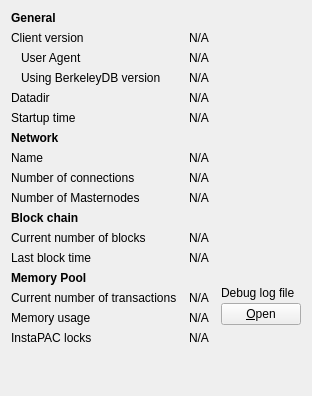
     <widget class="QWidget" name="tab_info">
      <attribute name="title">
       <string>&amp;Information</string>
      </attribute>
      <layout class="QGridLayout" name="gridLayout" columnstretch="0,1,0">
       <property name="horizontalSpacing">
        <number>12</number>
       </property>
       <item row="0" column="0">
        <widget class="QLabel" name="label_9">
         <property name="font">
          <font>
           <weight>75</weight>
           <bold>true</bold>
          </font>
         </property>
         <property name="text">
          <string>General</string>
         </property>
        </widget>
       </item>
       <item row="1" column="0">
        <widget class="QLabel" name="label_6">
         <property name="text">
          <string>Client version</string>
         </property>
        </widget>
       </item>
       <item row="1" column="1" colspan="2">
        <widget class="QLabel" name="clientVersion">
         <property name="cursor">
          <cursorShape>IBeamCursor</cursorShape>
         </property>
         <property name="text">
          <string>N/A</string>
         </property>
         <property name="textFormat">
          <enum>Qt::PlainText</enum>
         </property>
         <property name="textInteractionFlags">
          <set>Qt::LinksAccessibleByMouse|Qt::TextSelectableByKeyboard|Qt::TextSelectableByMouse</set>
         </property>
        </widget>
       </item>
       <item row="2" column="0">
        <widget class="QLabel" name="labelClientUserAgent">
         <property name="text">
          <string>User Agent</string>
         </property>
         <property name="indent">
          <number>10</number>
         </property>
        </widget>
       </item>
       <item row="2" column="1" colspan="2">
        <widget class="QLabel" name="clientUserAgent">
         <property name="cursor">
          <cursorShape>IBeamCursor</cursorShape>
         </property>
         <property name="text">
          <string>N/A</string>
         </property>
         <property name="textFormat">
          <enum>Qt::PlainText</enum>
         </property>
         <property name="textInteractionFlags">
          <set>Qt::LinksAccessibleByMouse|Qt::TextSelectableByKeyboard|Qt::TextSelectableByMouse</set>
         </property>
        </widget>
       </item>
       <item row="3" column="0">
        <widget class="QLabel" name="label_berkeleyDBVersion">
         <property name="text">
          <string>Using BerkeleyDB version</string>
         </property>
         <property name="indent">
          <number>10</number>
         </property>
        </widget>
       </item>
       <item row="3" column="1" colspan="2">
        <widget class="QLabel" name="berkeleyDBVersion">
         <property name="cursor">
          <cursorShape>IBeamCursor</cursorShape>
         </property>
         <property name="text">
          <string>N/A</string>
         </property>
         <property name="textFormat">
          <enum>Qt::PlainText</enum>
         </property>
         <property name="textInteractionFlags">
          <set>Qt::LinksAccessibleByMouse|Qt::TextSelectableByKeyboard|Qt::TextSelectableByMouse</set>
         </property>
        </widget>
       </item>
       <item row="4" column="0">
        <widget class="QLabel" name="label_12">
         <property name="text">
          <string>Datadir</string>
         </property>
        </widget>
       </item>
       <item row="4" column="1" colspan="2">
        <widget class="QLabel" name="dataDir">
         <property name="cursor">
          <cursorShape>IBeamCursor</cursorShape>
         </property>
         <property name="text">
          <string>N/A</string>
         </property>
         <property name="textFormat">
          <enum>Qt::PlainText</enum>
         </property>
         <property name="wordWrap">
          <bool>true</bool>
         </property>
         <property name="textInteractionFlags">
          <set>Qt::LinksAccessibleByMouse|Qt::TextSelectableByKeyboard|Qt::TextSelectableByMouse</set>
         </property>
        </widget>
       </item>
       <item row="5" column="0">
        <widget class="QLabel" name="label_13">
         <property name="text">
          <string>Startup time</string>
         </property>
        </widget>
       </item>
       <item row="5" column="1" colspan="2">
        <widget class="QLabel" name="startupTime">
         <property name="cursor">
          <cursorShape>IBeamCursor</cursorShape>
         </property>
         <property name="text">
          <string>N/A</string>
         </property>
         <property name="textFormat">
          <enum>Qt::PlainText</enum>
         </property>
         <property name="textInteractionFlags">
          <set>Qt::LinksAccessibleByMouse|Qt::TextSelectableByKeyboard|Qt::TextSelectableByMouse</set>
         </property>
        </widget>
       </item>
       <item row="6" column="0">
           <widget class="QLabel" name="labelNetwork">
               <property name="font">
                   <font>
                       <weight>75</weight>
                       <bold>true</bold>
                   </font>
               </property>
               <property name="text">
                   <string>Network</string>
               </property>
           </widget>
       </item>
       <item row="7" column="0">
        <widget class="QLabel" name="label_8">
         <property name="text">
          <string>Name</string>
         </property>
        </widget>
       </item>
       <item row="7" column="1" colspan="2">
        <widget class="QLabel" name="networkName">
         <property name="cursor">
          <cursorShape>IBeamCursor</cursorShape>
         </property>
         <property name="text">
          <string>N/A</string>
         </property>
         <property name="textFormat">
          <enum>Qt::PlainText</enum>
         </property>
         <property name="textInteractionFlags">
          <set>Qt::LinksAccessibleByMouse|Qt::TextSelectableByKeyboard|Qt::TextSelectableByMouse</set>
         </property>
        </widget>
       </item>
       <item row="8" column="0">
        <widget class="QLabel" name="label_7">
         <property name="text">
          <string>Number of connections</string>
         </property>
        </widget>
       </item>
       <item row="8" column="1" colspan="2">
        <widget class="QLabel" name="numberOfConnections">
         <property name="cursor">
          <cursorShape>IBeamCursor</cursorShape>
         </property>
         <property name="text">
          <string>N/A</string>
         </property>
         <property name="textFormat">
          <enum>Qt::PlainText</enum>
         </property>
         <property name="textInteractionFlags">
          <set>Qt::LinksAccessibleByMouse|Qt::TextSelectableByKeyboard|Qt::TextSelectableByMouse</set>
         </property>
        </widget>
       </item>
       <item row="9" column="0">
        <widget class="QLabel" name="masternodeCountLabel">
         <property name="text">
          <string>Number of Masternodes</string>
         </property>
        </widget>
       </item>
       <item row="9" column="1">
        <widget class="QLabel" name="masternodeCount">
         <property name="cursor">
          <cursorShape>IBeamCursor</cursorShape>
         </property>
         <property name="text">
          <string>N/A</string>
         </property>
         <property name="textFormat">
          <enum>Qt::PlainText</enum>
         </property>
         <property name="textInteractionFlags">
          <set>Qt::LinksAccessibleByMouse|Qt::TextSelectableByKeyboard|Qt::TextSelectableByMouse</set>
         </property>
        </widget>
       </item>
       <item row="10" column="0">
        <widget class="QLabel" name="label_10">
         <property name="font">
          <font>
           <weight>75</weight>
           <bold>true</bold>
          </font>
         </property>
         <property name="text">
          <string>Block chain</string>
         </property>
        </widget>
       </item>
       <item row="11" column="0">
        <widget class="QLabel" name="label_3">
         <property name="text">
          <string>Current number of blocks</string>
         </property>
        </widget>
       </item>
       <item row="11" column="1" colspan="2">
        <widget class="QLabel" name="numberOfBlocks">
         <property name="cursor">
          <cursorShape>IBeamCursor</cursorShape>
         </property>
         <property name="text">
          <string>N/A</string>
         </property>
         <property name="textFormat">
          <enum>Qt::PlainText</enum>
         </property>
         <property name="textInteractionFlags">
          <set>Qt::LinksAccessibleByMouse|Qt::TextSelectableByKeyboard|Qt::TextSelectableByMouse</set>
         </property>
        </widget>
       </item>
       <item row="12" column="0">
        <widget class="QLabel" name="labelLastBlockTime">
         <property name="text">
          <string>Last block time</string>
         </property>
        </widget>
       </item>
       <item row="12" column="1" colspan="2">
        <widget class="QLabel" name="lastBlockTime">
         <property name="cursor">
          <cursorShape>IBeamCursor</cursorShape>
         </property>
         <property name="text">
          <string>N/A</string>
         </property>
         <property name="textFormat">
          <enum>Qt::PlainText</enum>
         </property>
         <property name="textInteractionFlags">
          <set>Qt::LinksAccessibleByMouse|Qt::TextSelectableByKeyboard|Qt::TextSelectableByMouse</set>
         </property>
        </widget>
       </item>
       <item row="13" column="0">
        <widget class="QLabel" name="labelMempoolTitle">
         <property name="font">
          <font>
           <weight>75</weight>
           <bold>true</bold>
          </font>
         </property>
         <property name="text">
          <string>Memory Pool</string>
         </property>
        </widget>
       </item>
       <item row="14" column="0">
        <widget class="QLabel" name="labelNumberOfTransactions">
         <property name="text">
          <string>Current number of transactions</string>
         </property>
        </widget>
       </item>
       <item row="14" column="1">
        <widget class="QLabel" name="mempoolNumberTxs">
         <property name="cursor">
          <cursorShape>IBeamCursor</cursorShape>
         </property>
         <property name="text">
          <string>N/A</string>
         </property>
         <property name="textFormat">
          <enum>Qt::PlainText</enum>
         </property>
         <property name="textInteractionFlags">
          <set>Qt::LinksAccessibleByMouse|Qt::TextSelectableByKeyboard|Qt::TextSelectableByMouse</set>
         </property>
        </widget>
       </item>
       <item row="15" column="0">
        <widget class="QLabel" name="labelMemoryUsage">
         <property name="text">
          <string>Memory usage</string>
         </property>
        </widget>
       </item>
       <item row="15" column="1">
        <widget class="QLabel" name="mempoolSize">
         <property name="cursor">
          <cursorShape>IBeamCursor</cursorShape>
         </property>
         <property name="text">
          <string>N/A</string>
         </property>
         <property name="textFormat">
          <enum>Qt::PlainText</enum>
         </property>
         <property name="textInteractionFlags">
          <set>Qt::LinksAccessibleByMouse|Qt::TextSelectableByKeyboard|Qt::TextSelectableByMouse</set>
         </property>
        </widget>
       </item>
       <item row="13" column="2" rowspan="3">
        <layout class="QVBoxLayout" name="verticalLayoutDebugButton">
         <property name="spacing">
          <number>3</number>
         </property>
         <item>
          <spacer name="verticalSpacer_2">
           <property name="orientation">
            <enum>Qt::Vertical</enum>
           </property>
           <property name="sizeHint" stdset="0">
            <size>
             <width>10</width>
             <height>5</height>
            </size>
           </property>
          </spacer>
         </item>
         <item>
          <widget class="QLabel" name="labelDebugLogfile">
           <property name="text">
            <string>Debug log file</string>
           </property>
          </widget>
         </item>
         <item>
          <widget class="QPushButton" name="openDebugLogfileButton">
           <property name="toolTip">
            <string>Open the %1 debug log file from the current data directory. This can take a few seconds for large log files.</string>
           </property>
           <property name="text">
            <string>&amp;Open</string>
           </property>
           <property name="autoDefault">
            <bool>false</bool>
           </property>
          </widget>
         </item>
        </layout>
       </item>
       <item row="17" column="0">
        <spacer name="verticalSpacer">
         <property name="orientation">
          <enum>Qt::Vertical</enum>
         </property>
         <property name="sizeHint" stdset="0">
          <size>
           <width>20</width>
           <height>40</height>
          </size>
         </property>
        </spacer>
       </item>
       <item row="16" column="0">
        <widget class="QLabel" name="labelInstaPACLockCount">
         <property name="text">
          <string>InstaPAC locks</string>
         </property>
        </widget>
       </item>
       <item row="16" column="1">
        <widget class="QLabel" name="instantSendLockCount">
         <property name="cursor">
          <cursorShape>IBeamCursor</cursorShape>
         </property>
         <property name="text">
          <string>N/A</string>
         </property>
         <property name="textFormat">
          <enum>Qt::PlainText</enum>
         </property>
         <property name="textInteractionFlags">
          <set>Qt::LinksAccessibleByMouse|Qt::TextSelectableByKeyboard|Qt::TextSelectableByMouse</set>
         </property>
        </widget>
       </item>
      </layout>
     </widget>
